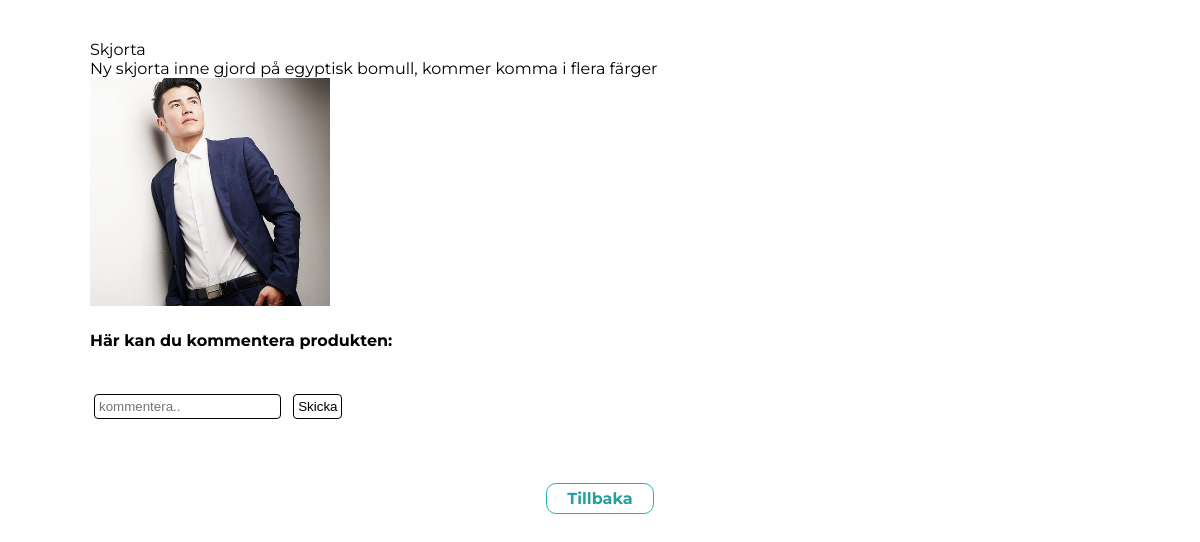
Screenshot of /views/comment.php?id=19 with the database file from the repository.
### tables this page shows
CREATE TABLE `posts` (
  `id` int(11) NOT NULL,
  `title` varchar(40) NOT NULL,
  `message` text NOT NULL,
  `image` text DEFAULT NULL,
  `category` varchar(15) NOT NULL,
  `date` date NOT NULL
);

### views/comment.php (the view, shortened to what this page needs)
<?php
    include("../includes/database_connection.php");
?>
<!DOCTYPE html>
<html lang="en">
<head>
    <link href="../css/post.css" rel="stylesheet" type="text/css">
</head>
<body>
<?php
    $stmt = $pdo->prepare("SELECT id, title, message, image FROM posts WHERE id=:id_IN");
    $stmt->bindParam(":id_IN", $_GET['id']);
    $success = $stmt->execute();
    while($message = $stmt->fetch()){
        echo "<p class='left'>";
        echo $message['title'] . "<br/>" . $message['message'] . "<br/>" .'<img class="image" src="'. $message['image'] . '" /> <br/> ';
        echo "</p>";
    }
?>
<div class='left'>
    <h4>Här kan du kommentera produkten: </h4>
        <form method="post" action="comment.php?action=comment">
            <input type="text" placeholder="kommentera.." name="comment" required>
            <input class="submit" type="submit" value="Skicka">
        </form>
</div>
<footer>
    <a class="button" href="homepage.php">Tillbaka</a>
</footer>
</body>
</html>

### css/post.css (style rules this page uses)
body { font-family: 'Montserrat', sans-serif; margin: 40px; }
input, textarea, select { background-color: white; color: black; margin: 4px; padding: 4px; border-radius: 4px; border: solid 1px black; }
.image { max-width: 15rem; max-height: 15rem; }
footer { display: flex; justify-content: center; align-items: center; margin: 20px; margin-top: 60px; }
.button { font-family: 'Montserrat', sans-serif; background-color: white; padding: 5px 20px; border-radius: 10px; border: solid 1.5px rgb(32, 184, 184); color: rgb(35, 160, 160); text-decoration: none; font-weight: bolder; }
.left { margin-left: 50px; }

### rows the page displays
posts: title "Skjorta", message "Ny skjorta inne gjord på egyptisk bomull, kommer komma i flera färger", image (picture)
